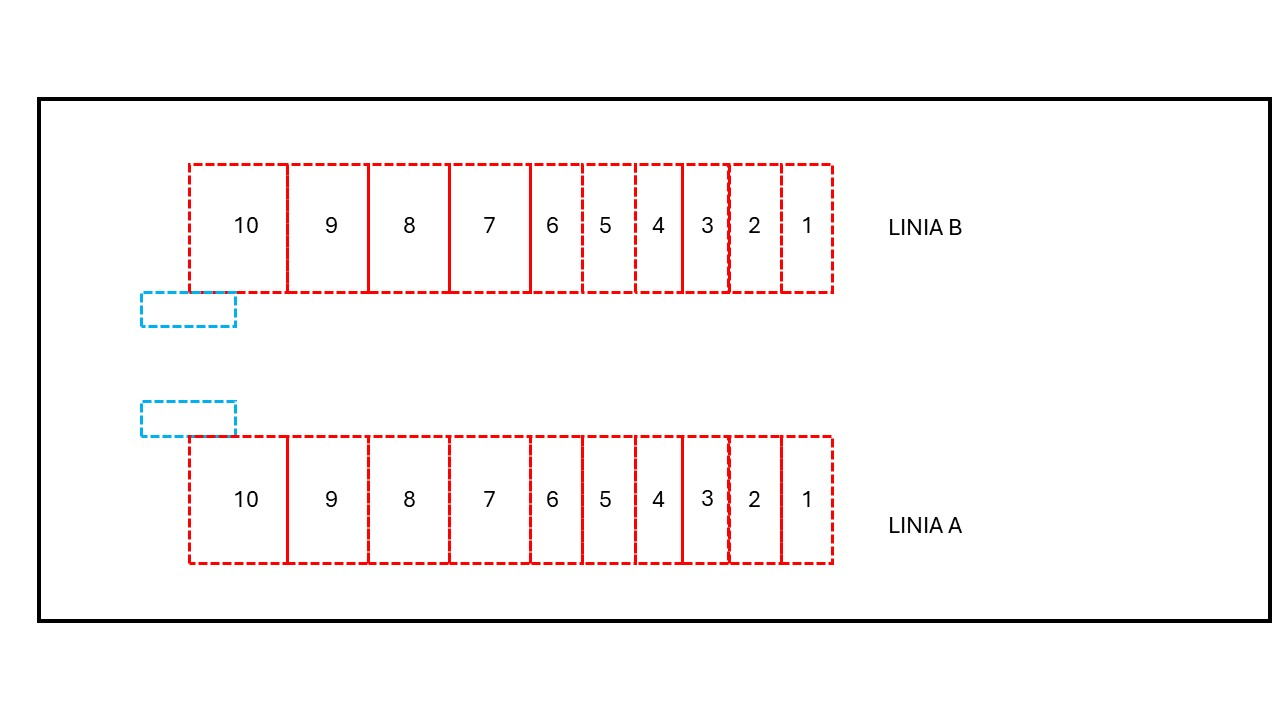
#> input picture layout.jpg, 1280 x 720 px, found by its file name
$ python draw_test.py
#> lines starting #> are read from the running program, lines starting #| are printed output that depends on the picture; after the words box and inside, x2 and y2 are one past the last pixel; in counts of white or black regions, pixels touching at a corner belong together
import cv2
import json

img = cv2.imread('c:/Users/jarad/Desktop/Mapa/layout.jpg')
#> img is the input picture: shape (720, 1280, 3); mean B, G, R 246.6, 246.6, 249.4

units = [
    {"id": "10", "line": "B", "unit": 10, "x": 234, "y": 228, "width": 94, "height": 208},
    {"id": "9", "line": "B", "unit": 9, "x": 328, "y": 228, "width": 56, "height": 208},
    {"id": "1", "line": "B", "unit": 1, "x": 776, "y": 228, "width": 57, "height": 208},
    {"id": "10", "line": "A", "unit": 10, "x": 234, "y": 466, "width": 94, "height": 208},
    {"id": "9", "line": "A", "unit": 9, "x": 328, "y": 466, "width": 56, "height": 208},
    {"id": "1", "line": "A", "unit": 1, "x": 776, "y": 466, "width": 57, "height": 208},
]

for u in units:
    x, y, w, h = u['x'], u['y'], u['width'], u['height']
    cv2.rectangle(img, (x, y), (x+w, y+h), (0, 0, 255), 2)
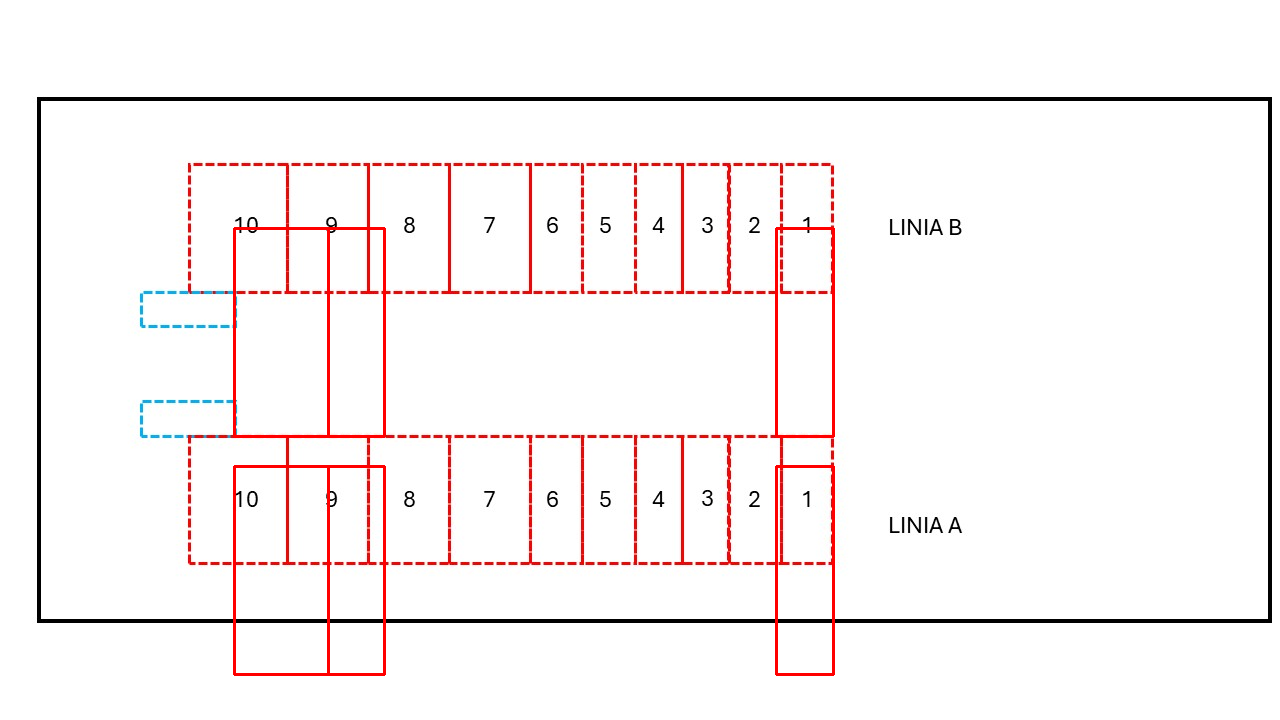
#> img: shape (720, 1280, 3); 0.94% of pixels changed, all inside (x1, y1, x2, y2) = (233, 227, 835, 676)

cv2.rectangle(img, (29, 137), (1251, 694), (0, 255, 0), 2)
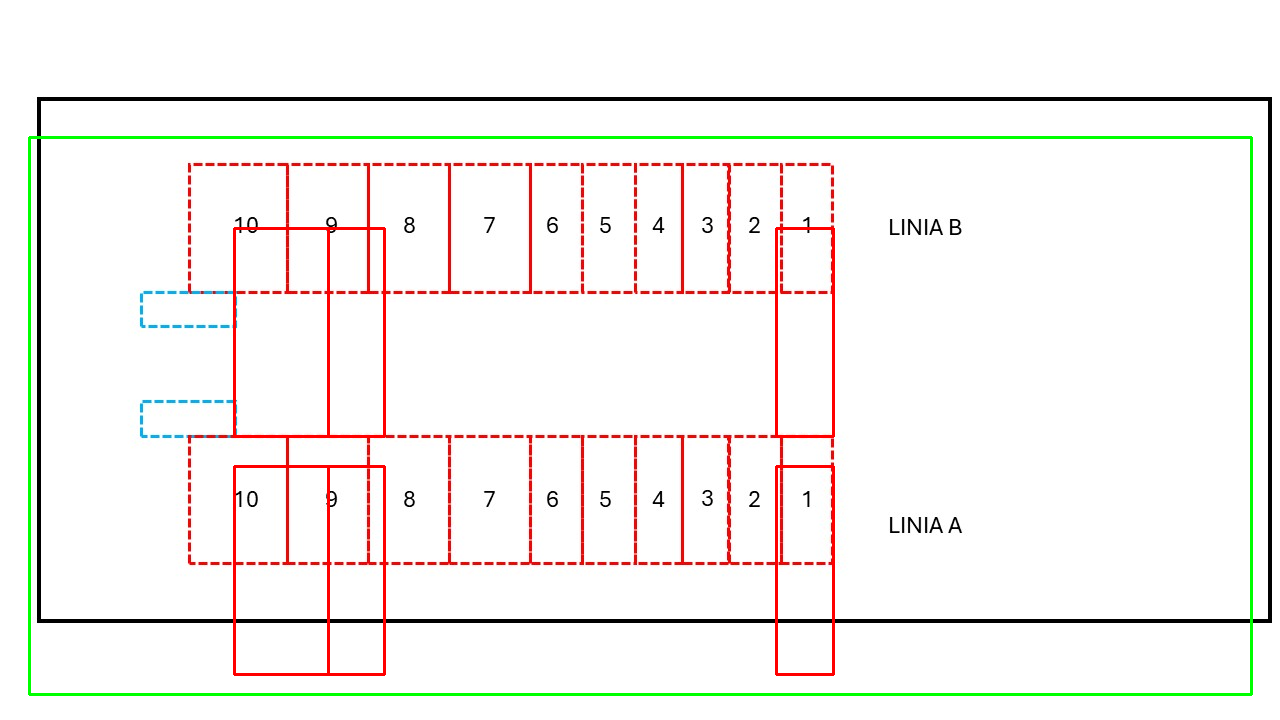
#> img: shape (720, 1280, 3); 1.16% of pixels changed, all inside (x1, y1, x2, y2) = (28, 136, 1253, 696)
cv2.imwrite('c:/Users/jarad/Desktop/Mapa/layout_test.jpg', img)

$ run again, with Prezentacja2.jpg copied over layout.jpg
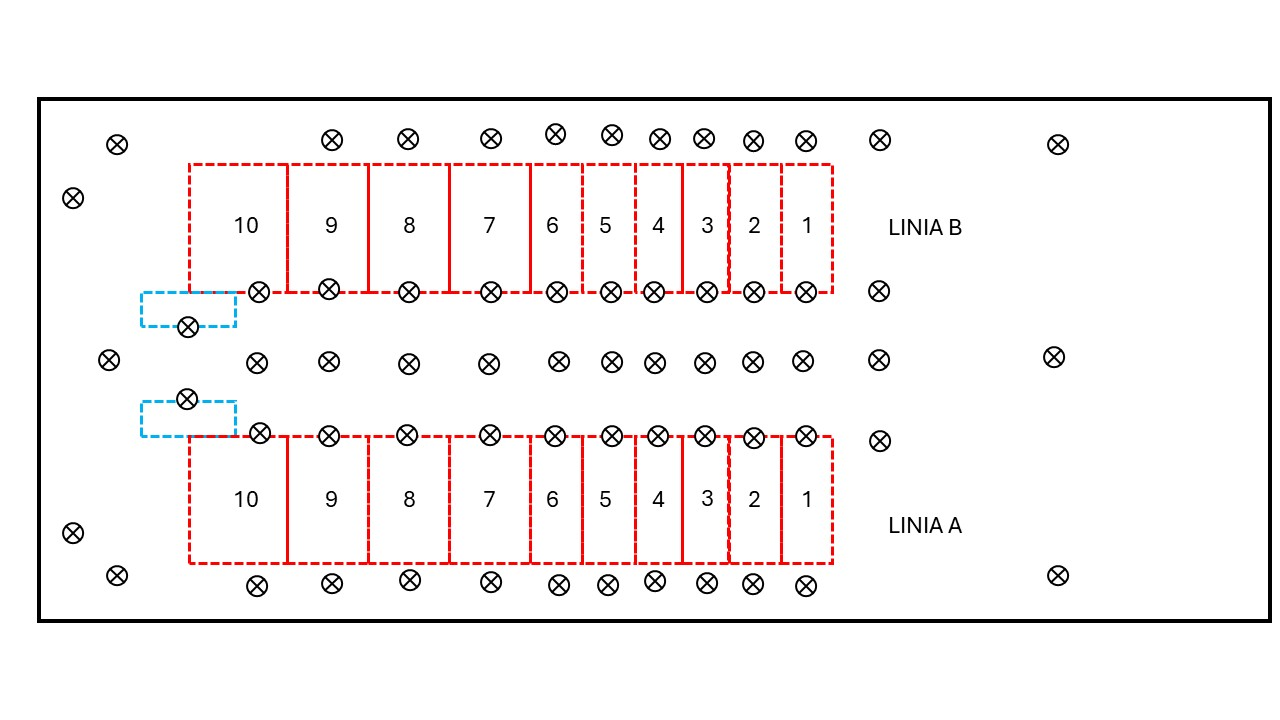
#> input picture Prezentacja2.jpg, 1280 x 720 px, found by its file name
#> img is the input picture: shape (720, 1280, 3); mean B, G, R 243.5, 243.5, 246.1
#> after the loop `for u in units:`:
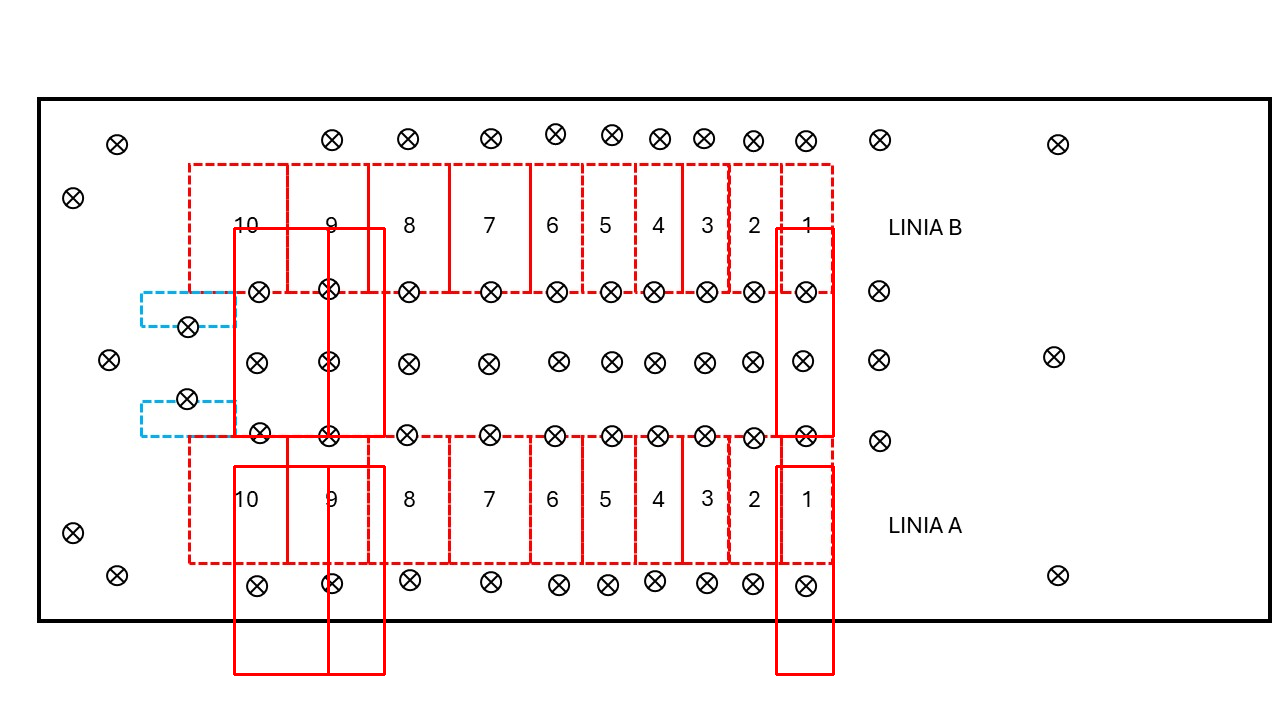
#> img: shape (720, 1280, 3); 0.94% of pixels changed, all inside (x1, y1, x2, y2) = (233, 227, 835, 676)
#> `cv2.rectangle(img, (29, 137), (1251, 694), (0, 255, 0), 2)`:
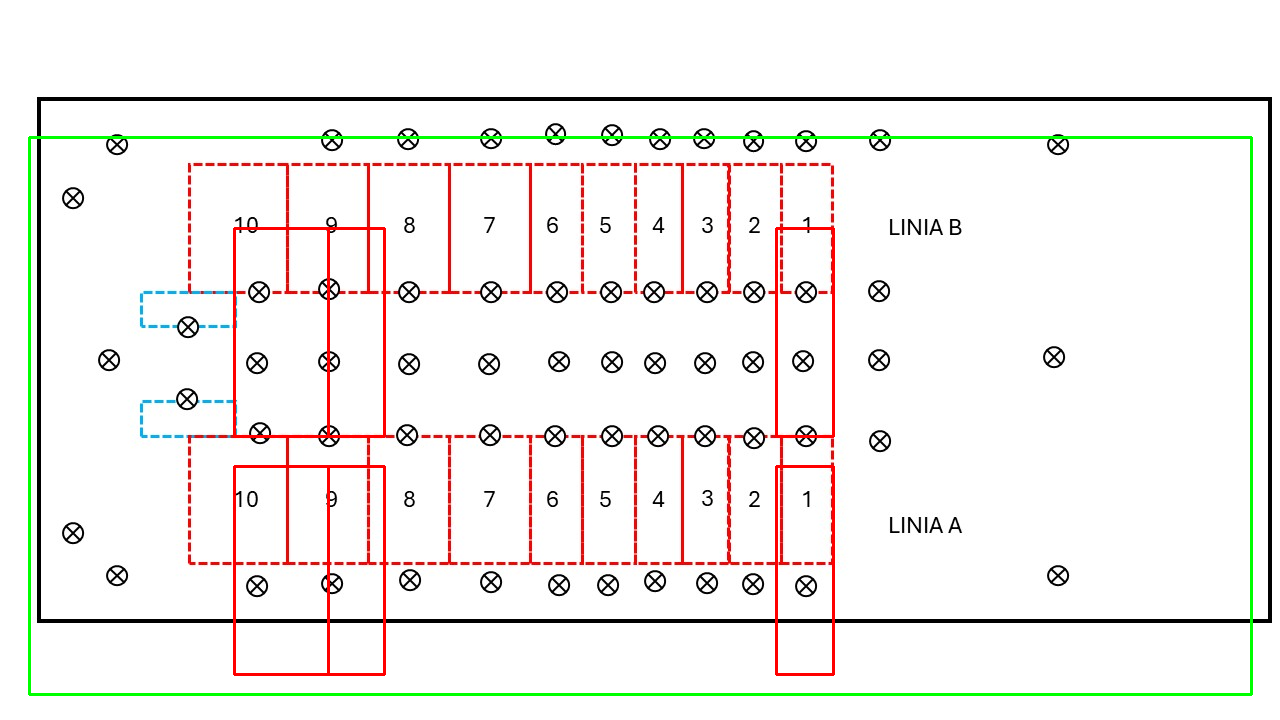
#> img: shape (720, 1280, 3); 1.16% of pixels changed, all inside (x1, y1, x2, y2) = (28, 136, 1253, 696)

$ run again, with rzut2.jpg copied over layout.jpg
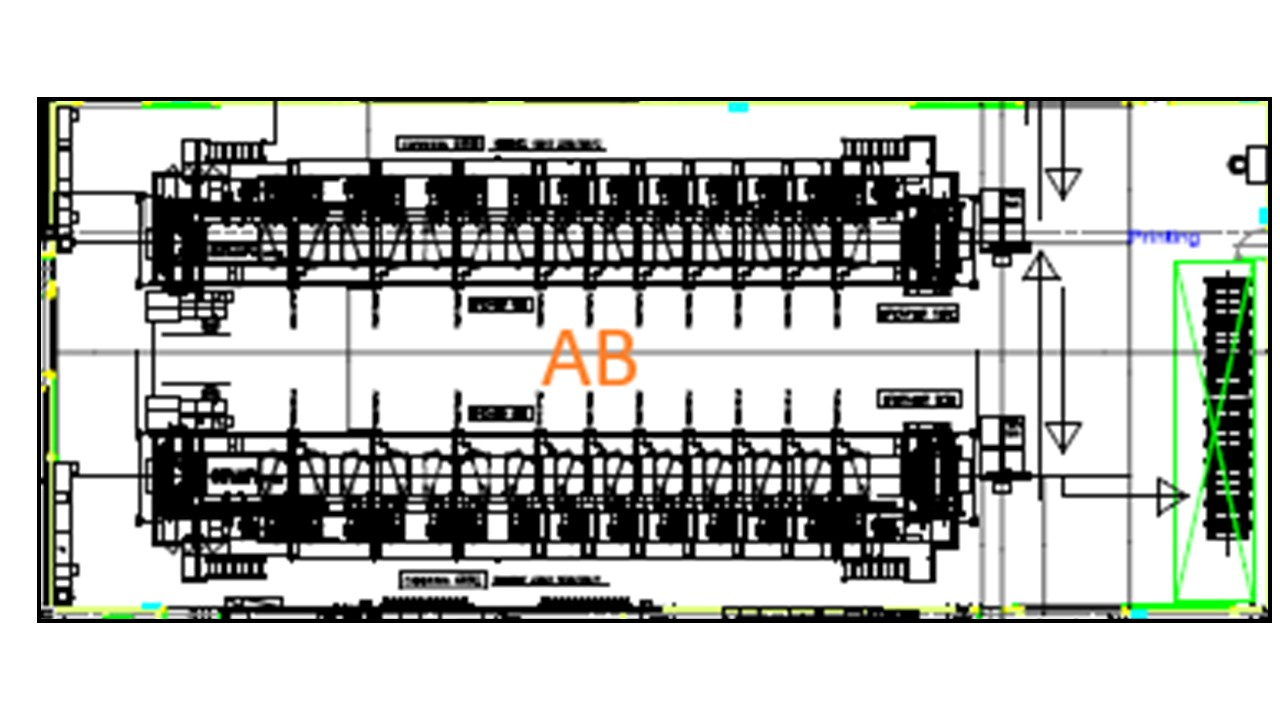
#> input picture rzut2.jpg, 1280 x 720 px, found by its file name
#> img is the input picture: shape (720, 1280, 3); mean B, G, R 189.1, 192.5, 190.4
#> after the loop `for u in units:`:
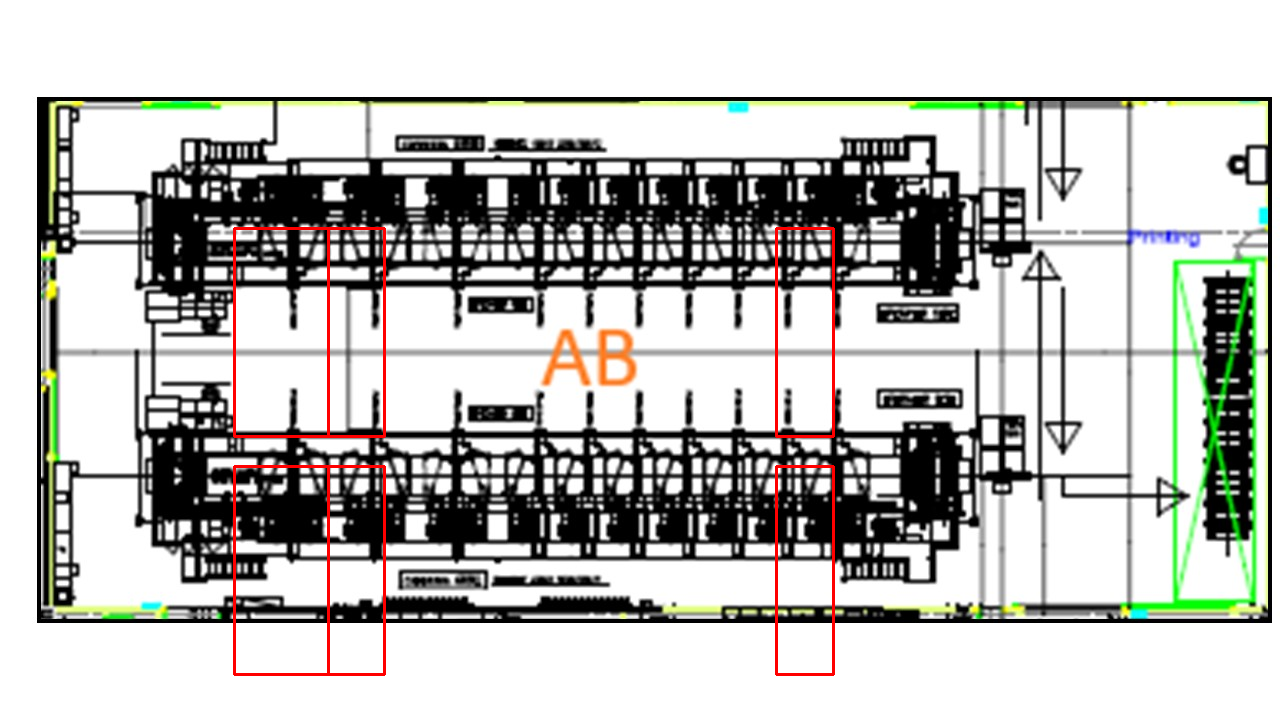
#> img: shape (720, 1280, 3); 0.94% of pixels changed, all inside (x1, y1, x2, y2) = (233, 227, 835, 676)
#> `cv2.rectangle(img, (29, 137), (1251, 694), (0, 255, 0), 2)`:
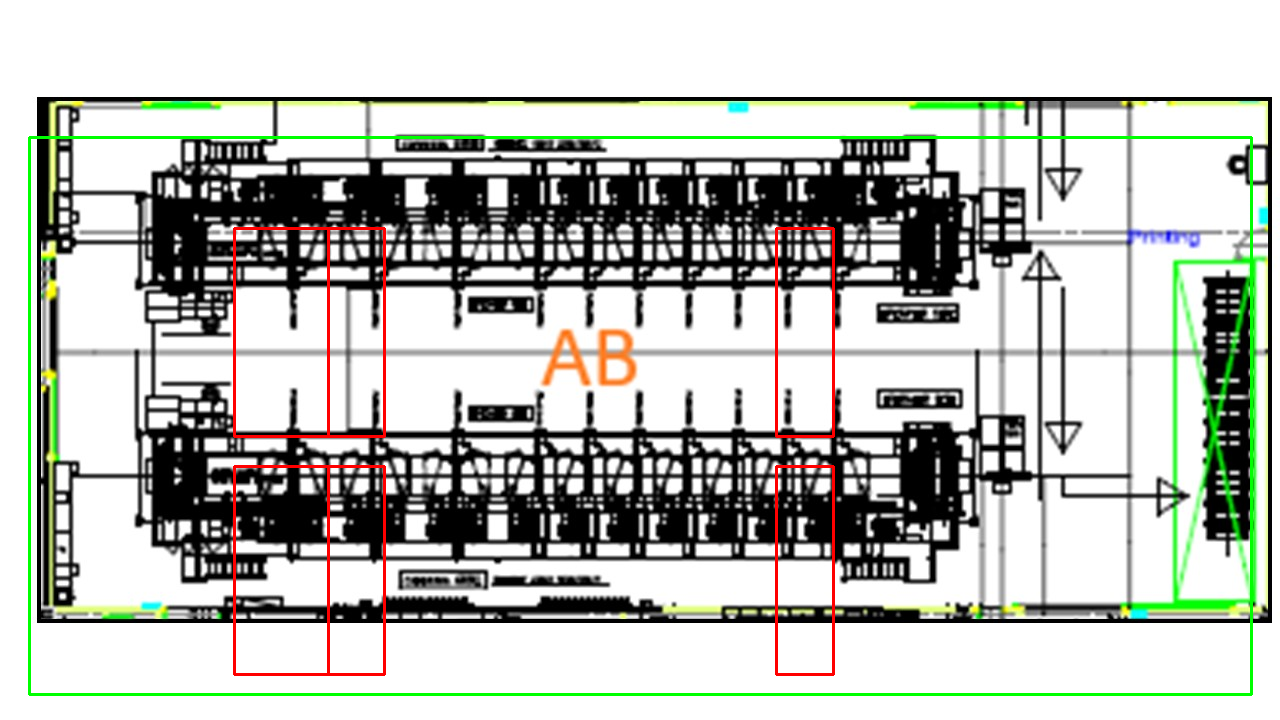
#> img: shape (720, 1280, 3); 1.16% of pixels changed, all inside (x1, y1, x2, y2) = (28, 136, 1253, 696)

$ run again, with Drukarnia SSL ab.png saved as layout.jpg
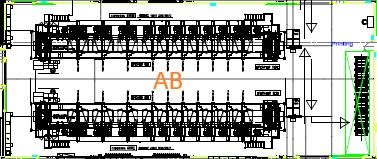
#> input picture Drukarnia SSL ab.png, 377 x 159 px, found by its file name
#> img is the input picture: shape (159, 377, 3); mean B, G, R 165.2, 170.5, 167.4
#> `cv2.rectangle(img, (29, 137), (1251, 694), (0, 255, 0), 2)`:
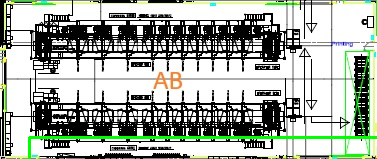
#> img: shape (159, 377, 3); 1.85% of pixels changed, all inside (x1, y1, x2, y2) = (28, 136, 377, 159)
